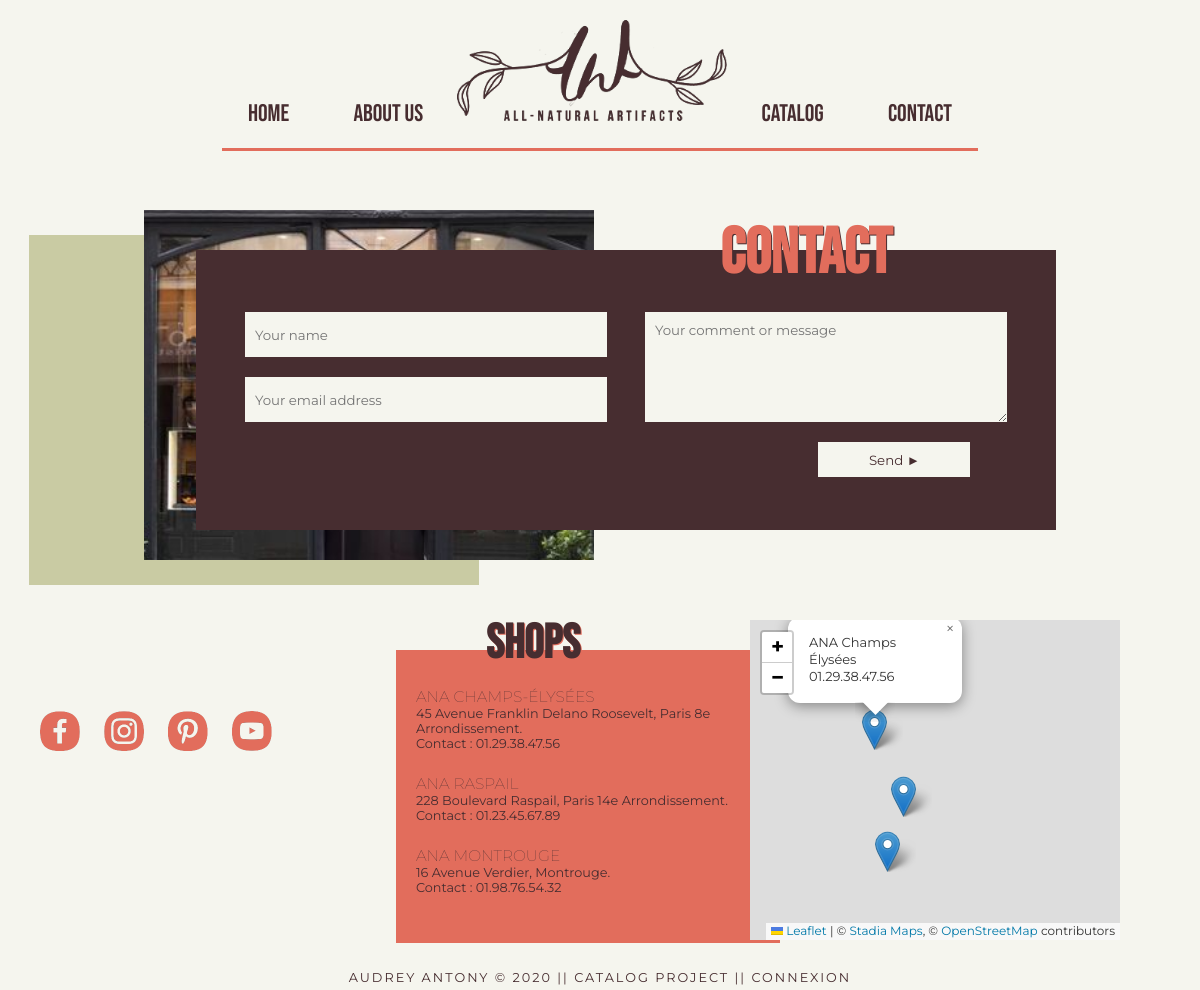
Screenshot of /?page=contact with the database file from the repository.
### tables this page shows
CREATE TABLE IF NOT EXISTS `shop` (
  `id_shop` INT(11) UNSIGNED NOT NULL,
  `name_shop` VARCHAR(40) NOT NULL,
  `lat_shop` VARCHAR(25) NOT NULL,
  `long_shop` VARCHAR(25) NOT NULL,
  `street_shop` VARCHAR(180) NOT NULL,
  `post_code_shop` VARCHAR(5) NOT NULL,
  `city_shop` VARCHAR(60) NOT NULL,
  `description_shop` TINYTEXT NOT NULL,
  PRIMARY KEY (`id_shop`));

### controller/user/contact.user.controller.php (called while the page is built, shortened)
<?php
include dirname(dirname(__DIR__)) . DIRECTORY_SEPARATOR . 'model' . DIRECTORY_SEPARATOR . 'contact.user.model.php';
$nameEntry = isset($_POST['sign_in_nickname']) ? entryCleaning($_POST['name']) : "";
$mailEntry = isset($_POST['sign_in_nickname']) ? entryCleaning($_POST['mail']) : "";
$shops = shopInfoSelect($db);
include dirname(dirname(__DIR__)) . DIRECTORY_SEPARATOR . 'view' . DIRECTORY_SEPARATOR . 'user' . DIRECTORY_SEPARATOR . 'contact.user.view.php';

### model/contact.user.model.php (called while the page is built, shortened)
<?php
function shopInfoSelect($db) {
    $query = "SELECT * FROM shop ORDER BY post_code_shop ASC;";
    return mysqli_query($db, $query);
}

### view/user/contact.user.view.php (the view, shortened to what this page needs)
<section id="contact">
    <div class="inputs">
        <h3>Contact</h3>
        <form action="" method="post">
            <input class="form1" name="name" type="text" placeholder="Your name" value="<?=$nameEntry?>" >
            <input  class="form2" name="mail" type="email" placeholder="Your email address" value="<?=$mailEntry?>" required>
            <textarea class="form3" name="message" placeholder="Your comment or message" required><?=$messageEntry?></textarea>
            <input class="form4" name="sendForm" type="submit" value="Send ►">
        </form>
    </div>
</section>
<section id="social-media">
    <a href="https://fr-fr.facebook.com/" target="_blank"><img src="img/social-media/facebook.png" alt="facebook"></a>
    <a href="https://www.instagram.com/" target="_blank"><img src="img/social-media/instagram.png" alt="instagram"></a>
    <a href="https://www.pinterest.fr/" target="_blank"><img src="img/social-media/pinterest.png" alt="pinterest"></a>
    <a href="https://www.youtube.com/" target="_blank"><img src="img/social-media/youtube.png" alt="youtube"></a>
</section>
<section id="map">
    <div class="list-shop">
        <h4>Shops</h4>
        <div class="shop">
        <?php
        while ($shop = mysqli_fetch_assoc($shops)){
            echo "<h5>".$shop['name_shop']."</h5>";
            echo "<p>".$shop['street_shop'].", ".$shop['city_shop'].".<br> Contact : ".$shop['description_shop']."</p><hr>";
        }
        ?>
        </div>
    </div>
    <div class="shop-map">
        <div id="leaflet-map">
        </div>
    </div>
</section>

### public/css/user.style.css (style rules this page uses)
* { font-family: 'Montserrat', sans-serif; margin: 0 auto; padding: 0; }
body { width: 100%; background-color: #f5f5ee; text-align: center; }
hr { border: none; border-bottom: 3px solid #E26d5c; margin-top: 20px; width: 70%; }
#social-media a img { width: 40px; margin: 10px; position: relative; top: 550px; right: 25%; transition: 0.2s; }
#contact .inputs { width: 45%; max-height: 200px; background-color: #472d30; color: #E26d5c; position: absolute; top: 250px; right: 12%; padding: 40px; }
#contact .inputs h3 { font-size: 4em; font-family: 'Bebas Neue', sans-serif; position: relative; bottom: 75px; left: 180px; text-shadow: 1px 1px #472d30; }
#contact .inputs form { display: grid; grid-template-columns: repeat(2, 1fr); grid-template-rows: repeat(2, 1fr); grid-column-gap: 20px; grid-row-gap: 20px; color: #472d30; position: relative; bottom: 55px; }
#contact .inputs form input { width: 90%; padding: 10px; height: 25px; color: #472d30; border: none; background-color: #f5f5ee; }
#contact .inputs form textarea { width: 90%; max-width: 350px; padding: 10px; height: 90px; max-height: 90px; color: #472d30; border: none; background-color: #f5f5ee; }
#contact .inputs form .form1 { grid-area: 1 / 1 / 2 / 2; }
#contact .inputs form .form2 { grid-area: 2 / 1 / 3 / 2; position: relative; bottom: 65px; }
#contact .inputs form .form3 { grid-area: 1 / 2 / 2 / 3; }
#contact .inputs form .form4 { grid-area: 2 / 2 / 3 / 3; width: 40%; height: 35px; padding: 5px; position: relative; left: 18%; }
#map .list-shop { width: 22%; min-height: 220px; background-color: #E26d5c; position: absolute; top: 650px; right: 560px; color: #472d30; }
#map .list-shop h4 { font-size: 3em; font-family: 'Bebas Neue', sans-serif; text-shadow: 1px 1px #E26d5c; position: relative; bottom: 35px; right: 55px; }
#map .list-shop .shop { background-color: #E26d5c; padding: 10px 20px; margin-bottom: -15px; position: relative; bottom: 30px; text-align: left; font-size: 0.8em; }
#map .list-shop .shop h5 { text-transform: uppercase; font-weight: lighter; font-size: 1.2em; }
#map .shop-map { width: 370px; height: 370px; position: absolute; top: 620px; right: 200px; }
#map .shop-map #leaflet-map { height: 320px; }
@media screen and (min-width: 1200px) and (max-width: 1400px) { #social-media a img { right: 30%; } }
@media screen and (min-width: 1000px) and (max-width: 1200px) { #social-media a img { right: 37%; } }
@media screen and (min-width: 1000px) and (max-width: 1200px) { #contact .inputs { width: 65%; } }
@media screen and (min-width: 1000px) and (max-width: 1200px) { #map .list-shop { width: 32%; right: 420px; } }
@media screen and (min-width: 1000px) and (max-width: 1200px) { #map .shop-map { right: 80px; } }

### rows the page displays
shop: name_shop "ANA CHAMPS-ÉLYSÉES", street_shop "45 Avenue Franklin Delano Roosevelt", city_shop "Paris 8e Arrondissement", description_shop "01.29.38.47.56"
shop: name_shop "ANA RASPAIL", street_shop "228 Boulevard Raspail", city_shop "Paris 14e Arrondissement", description_shop "01.23.45.67.89"
shop: name_shop "ANA MONTROUGE", street_shop "16 Avenue Verdier", city_shop "Montrouge", description_shop "01.98.76.54.32"
